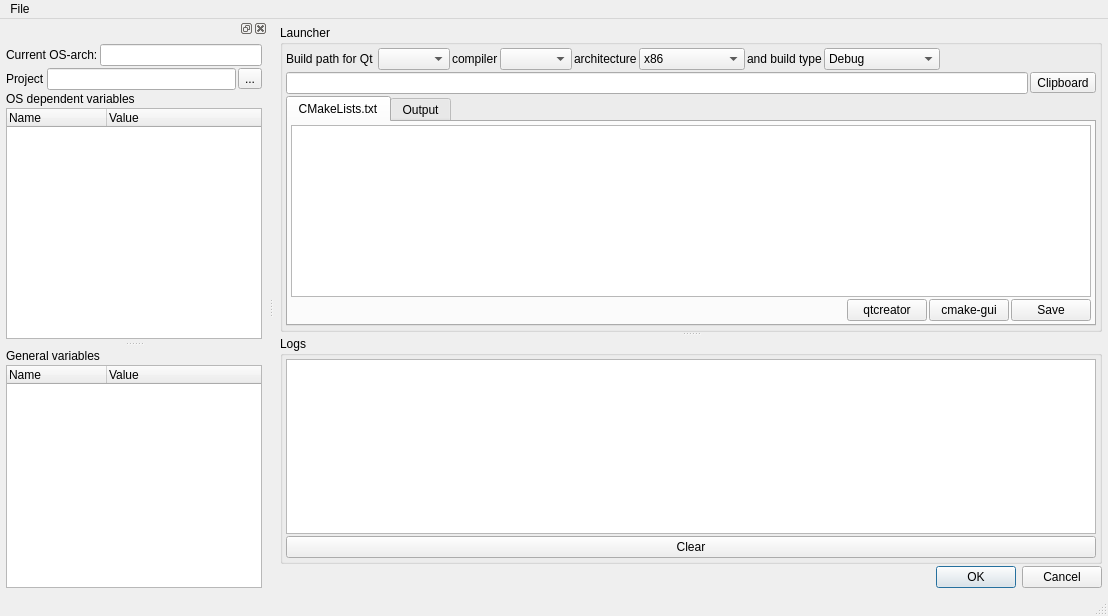
<?xml version="1.0" encoding="UTF-8"?>
<ui version="4.0">
 <class>NBNDevLauncherMainWindow</class>
 <widget class="QMainWindow" name="NBNDevLauncherMainWindow">
  <property name="geometry">
   <rect>
    <x>0</x>
    <y>0</y>
    <width>1108</width>
    <height>616</height>
   </rect>
  </property>
  <property name="windowTitle">
   <string>MainWindow</string>
  </property>
  <widget class="QWidget" name="centralwidget">
   <layout class="QGridLayout" name="gridLayout_2">
    <item row="0" column="0">
     <widget class="QWidget" name="widget" native="true">
      <layout class="QGridLayout" name="gridLayout_6">
       <item row="0" column="0">
        <widget class="QSplitter" name="splitter_2">
         <property name="orientation">
          <enum>Qt::Vertical</enum>
         </property>
         <widget class="QGroupBox" name="groupBox">
          <property name="title">
           <string>Launcher</string>
          </property>
          <layout class="QGridLayout" name="gridLayout_3">
           <item row="0" column="0">
            <layout class="QHBoxLayout" name="horizontalLayout_4">
             <item>
              <widget class="QLabel" name="label_7">
               <property name="text">
                <string>Build path for Qt </string>
               </property>
              </widget>
             </item>
             <item>
              <widget class="QComboBox" name="comboBoxQtVersions"/>
             </item>
             <item>
              <widget class="QLabel" name="label_6">
               <property name="text">
                <string>compiler</string>
               </property>
              </widget>
             </item>
             <item>
              <widget class="QComboBox" name="comboBoxCompiler"/>
             </item>
             <item>
              <widget class="QLabel" name="label_4">
               <property name="text">
                <string>architecture</string>
               </property>
              </widget>
             </item>
             <item>
              <widget class="QComboBox" name="comboBoxArchitecture">
               <item>
                <property name="text">
                 <string>x86</string>
                </property>
               </item>
               <item>
                <property name="text">
                 <string>x64</string>
                </property>
               </item>
               <item>
                <property name="text">
                 <string>UnknownArch</string>
                </property>
               </item>
              </widget>
             </item>
             <item>
              <widget class="QLabel" name="label_8">
               <property name="text">
                <string>and build type</string>
               </property>
              </widget>
             </item>
             <item>
              <widget class="QComboBox" name="comboBoxBuildType">
               <item>
                <property name="text">
                 <string>Debug</string>
                </property>
               </item>
               <item>
                <property name="text">
                 <string>Release</string>
                </property>
               </item>
               <item>
                <property name="text">
                 <string>DebWithRelInfo</string>
                </property>
               </item>
              </widget>
             </item>
             <item>
              <spacer name="horizontalSpacer">
               <property name="orientation">
                <enum>Qt::Horizontal</enum>
               </property>
               <property name="sizeHint" stdset="0">
                <size>
                 <width>40</width>
                 <height>20</height>
                </size>
               </property>
              </spacer>
             </item>
            </layout>
           </item>
           <item row="1" column="0">
            <layout class="QHBoxLayout" name="horizontalLayout_6">
             <item>
              <widget class="QLineEdit" name="lineEditBuildPath">
               <property name="readOnly">
                <bool>true</bool>
               </property>
              </widget>
             </item>
             <item>
              <widget class="QToolButton" name="toolButtonClipboard">
               <property name="text">
                <string>Clipboard</string>
               </property>
              </widget>
             </item>
            </layout>
           </item>
           <item row="2" column="0">
            <layout class="QVBoxLayout" name="verticalLayout_3">
             <item>
              <widget class="QTabWidget" name="tabWidget">
               <property name="currentIndex">
                <number>0</number>
               </property>
               <widget class="QWidget" name="tab">
                <attribute name="title">
                 <string>CMakeLists.txt</string>
                </attribute>
                <layout class="QGridLayout" name="gridLayout_4">
                 <item row="0" column="0">
                  <widget class="QTextEdit" name="textEditCMakeListsTxt">
                   <property name="lineWrapMode">
                    <enum>QTextEdit::NoWrap</enum>
                   </property>
                  </widget>
                 </item>
                 <item row="1" column="0">
                  <layout class="QHBoxLayout" name="horizontalLayout_5">
                   <item>
                    <spacer name="horizontalSpacer_2">
                     <property name="orientation">
                      <enum>Qt::Horizontal</enum>
                     </property>
                     <property name="sizeHint" stdset="0">
                      <size>
                       <width>40</width>
                       <height>20</height>
                      </size>
                     </property>
                    </spacer>
                   </item>
                   <item>
                    <widget class="QPushButton" name="pushButtonQtCreator">
                     <property name="text">
                      <string>qtcreator</string>
                     </property>
                    </widget>
                   </item>
                   <item>
                    <widget class="QPushButton" name="pushButtonCMakeGui">
                     <property name="text">
                      <string>cmake-gui</string>
                     </property>
                    </widget>
                   </item>
                   <item>
                    <widget class="QPushButton" name="pushButtonSaveCMakeListsTxt">
                     <property name="text">
                      <string>Save</string>
                     </property>
                    </widget>
                   </item>
                  </layout>
                 </item>
                </layout>
               </widget>
               <widget class="QWidget" name="tab_2">
                <attribute name="title">
                 <string>Output</string>
                </attribute>
                <widget class="QTextEdit" name="textEditOutput">
                 <property name="geometry">
                  <rect>
                   <x>9</x>
                   <y>9</y>
                   <width>256</width>
                   <height>192</height>
                  </rect>
                 </property>
                </widget>
               </widget>
              </widget>
             </item>
            </layout>
           </item>
          </layout>
         </widget>
         <widget class="QGroupBox" name="groupBox_2">
          <property name="title">
           <string>Logs</string>
          </property>
          <layout class="QGridLayout" name="gridLayout_5">
           <item row="1" column="0">
            <widget class="QPushButton" name="pushButtonClearLog">
             <property name="text">
              <string>Clear</string>
             </property>
            </widget>
           </item>
           <item row="0" column="0">
            <widget class="QTextEdit" name="textEditLog">
             <property name="lineWrapMode">
              <enum>QTextEdit::NoWrap</enum>
             </property>
            </widget>
           </item>
          </layout>
         </widget>
        </widget>
       </item>
       <item row="1" column="0">
        <widget class="QDialogButtonBox" name="buttonBox">
         <property name="standardButtons">
          <set>QDialogButtonBox::Cancel|QDialogButtonBox::Ok</set>
         </property>
        </widget>
       </item>
      </layout>
      <zorder>buttonBox</zorder>
      <zorder>lineEditBuildPath</zorder>
      <zorder>toolButtonClipboard</zorder>
      <zorder>groupBox</zorder>
      <zorder>label_7</zorder>
      <zorder>groupBox_2</zorder>
     </widget>
    </item>
   </layout>
  </widget>
  <widget class="QMenuBar" name="menubar">
   <property name="geometry">
    <rect>
     <x>0</x>
     <y>0</y>
     <width>1108</width>
     <height>21</height>
    </rect>
   </property>
   <widget class="QMenu" name="menuFile">
    <property name="title">
     <string>File</string>
    </property>
    <addaction name="actionQuit"/>
   </widget>
   <addaction name="menuFile"/>
  </widget>
  <widget class="QStatusBar" name="statusbar"/>
  <widget class="QDockWidget" name="dockWidget">
   <attribute name="dockWidgetArea">
    <number>1</number>
   </attribute>
   <widget class="QWidget" name="dockWidgetContents">
    <layout class="QGridLayout" name="gridLayout">
     <item row="0" column="0">
      <widget class="QSplitter" name="splitter">
       <property name="orientation">
        <enum>Qt::Vertical</enum>
       </property>
       <widget class="QWidget" name="layoutWidget">
        <layout class="QVBoxLayout" name="verticalLayout">
         <item>
          <layout class="QHBoxLayout" name="horizontalLayout">
           <item>
            <widget class="QLabel" name="label_3">
             <property name="text">
              <string>Current OS-arch:</string>
             </property>
            </widget>
           </item>
           <item>
            <widget class="QLineEdit" name="lineEditCurrentOS">
             <property name="readOnly">
              <bool>true</bool>
             </property>
            </widget>
           </item>
          </layout>
         </item>
         <item>
          <layout class="QHBoxLayout" name="horizontalLayout_2"/>
         </item>
         <item>
          <layout class="QHBoxLayout" name="horizontalLayout_3">
           <item>
            <widget class="QLabel" name="label_5">
             <property name="text">
              <string>Project</string>
             </property>
            </widget>
           </item>
           <item>
            <widget class="QLineEdit" name="lineEditCMakeListsTxt">
             <property name="readOnly">
              <bool>true</bool>
             </property>
            </widget>
           </item>
           <item>
            <widget class="QToolButton" name="toolButtonOpenProject">
             <property name="text">
              <string>...</string>
             </property>
            </widget>
           </item>
          </layout>
         </item>
         <item>
          <widget class="QLabel" name="label">
           <property name="text">
            <string>OS dependent variables</string>
           </property>
          </widget>
         </item>
         <item>
          <widget class="QTreeWidget" name="treeWidgetVariables">
           <column>
            <property name="text">
             <string>Name</string>
            </property>
           </column>
           <column>
            <property name="text">
             <string>Value</string>
            </property>
           </column>
          </widget>
         </item>
        </layout>
       </widget>
       <widget class="QWidget" name="layoutWidget">
        <layout class="QVBoxLayout" name="verticalLayout_2">
         <item>
          <widget class="QLabel" name="label_2">
           <property name="text">
            <string>General variables</string>
           </property>
          </widget>
         </item>
         <item>
          <widget class="QTreeWidget" name="treeWidgetVariables_2">
           <column>
            <property name="text">
             <string>Name</string>
            </property>
           </column>
           <column>
            <property name="text">
             <string>Value</string>
            </property>
           </column>
          </widget>
         </item>
        </layout>
       </widget>
      </widget>
     </item>
    </layout>
   </widget>
  </widget>
  <action name="actionQuit">
   <property name="text">
    <string>Quit</string>
   </property>
  </action>
 </widget>
 <layoutdefault spacing="2" margin="3"/>
 <resources/>
 <connections>
  <connection>
   <sender>pushButtonClearLog</sender>
   <signal>clicked()</signal>
   <receiver>textEditLog</receiver>
   <slot>clear()</slot>
   <hints>
    <hint type="sourcelabel">
     <x>915</x>
     <y>482</y>
    </hint>
    <hint type="destinationlabel">
     <x>510</x>
     <y>435</y>
    </hint>
   </hints>
  </connection>
 </connections>
</ui>
